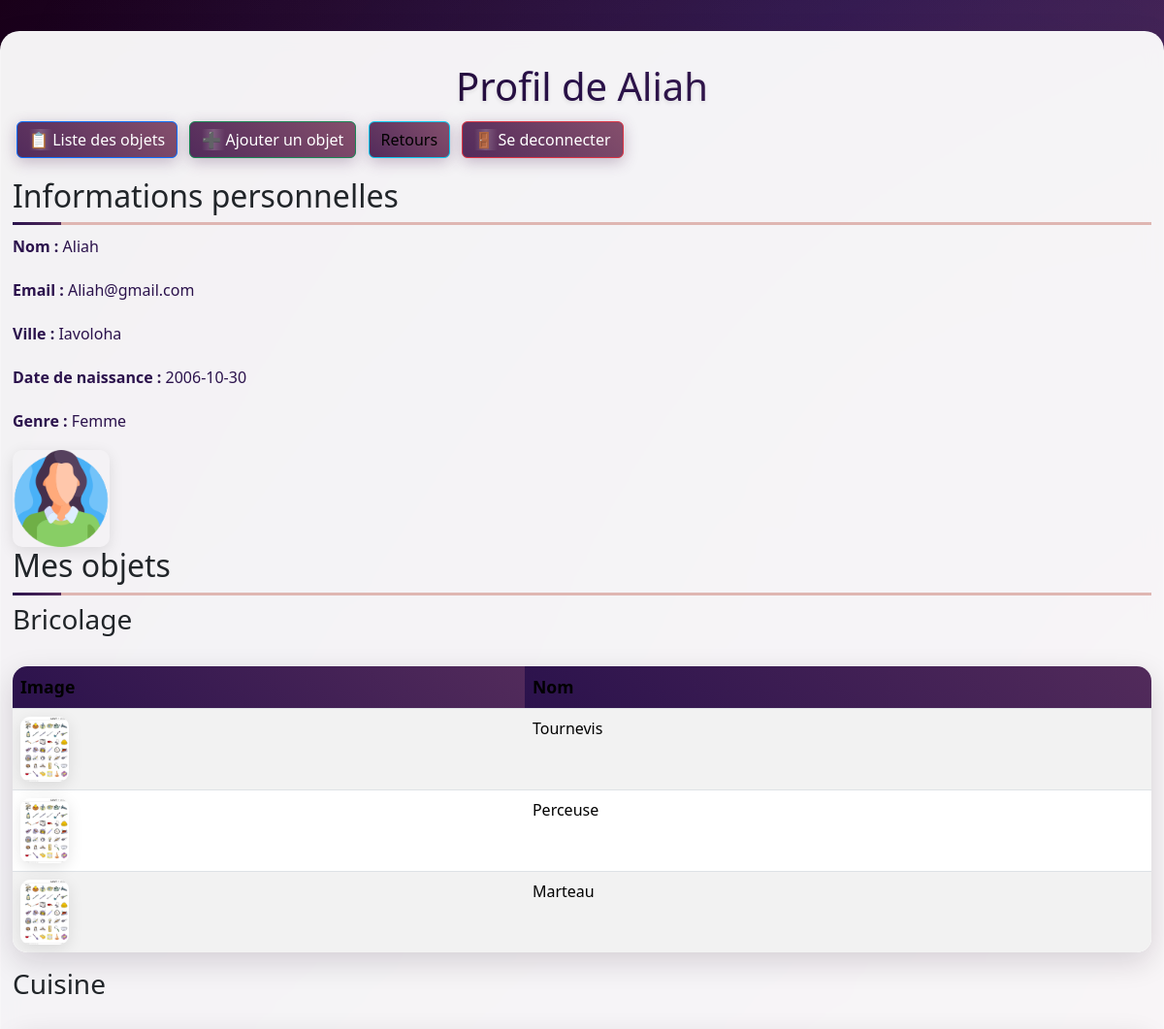
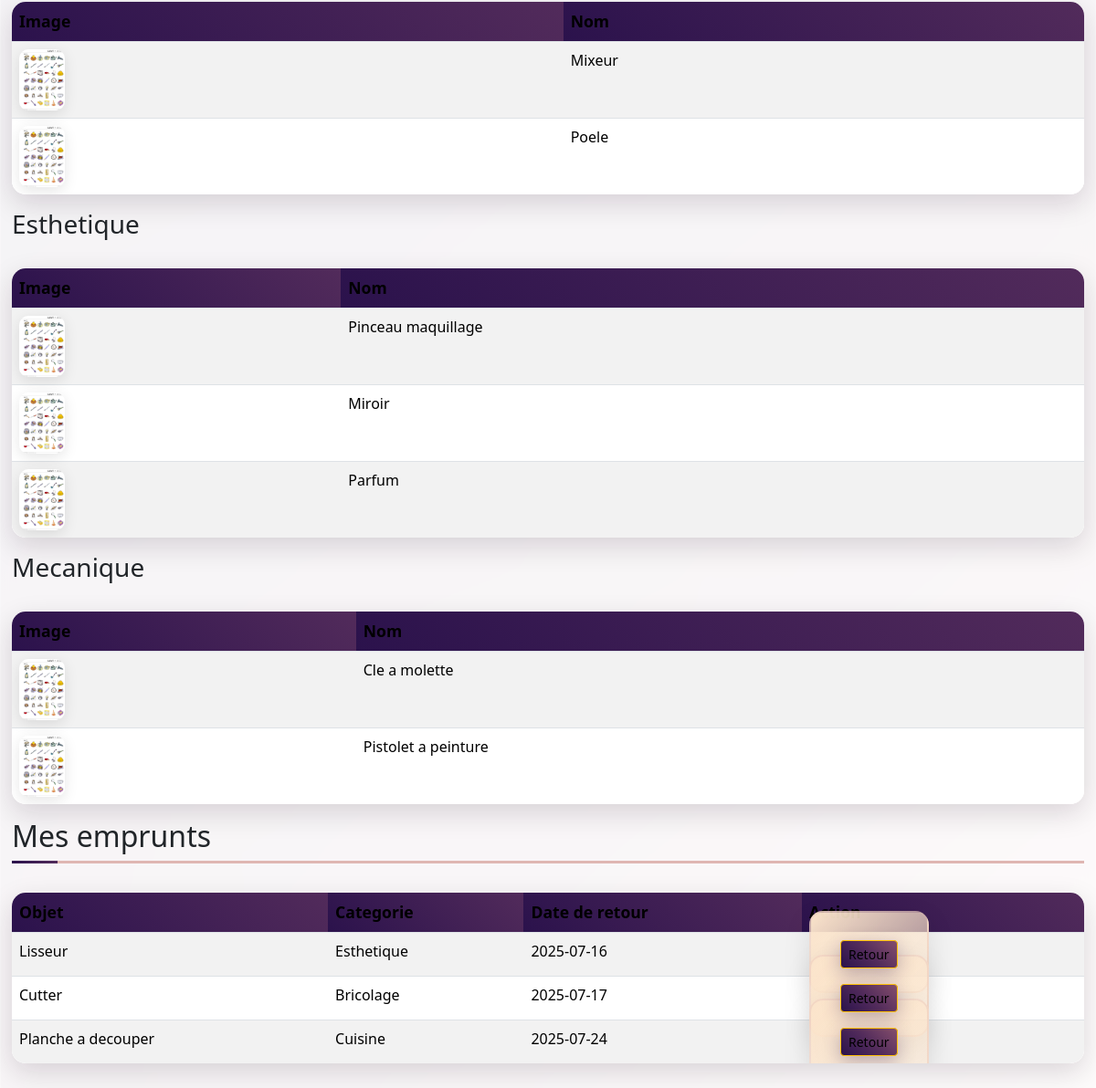
Page /PAGES/fiche_membre.php (signed in) on the committed database (2 pictures, top to bottom).
### tables this page shows
CREATE TABLE vmembre (
    id_membre INT PRIMARY KEY AUTO_INCREMENT,
    nom VARCHAR(50),
    date_naissance DATE,
    genre VARCHAR(10),
    mail VARCHAR(100) UNIQUE,
    ville VARCHAR(50),
    mdp VARCHAR(255),
    image_profil VARCHAR(255)
);

CREATE TABLE vobjet (
    id_objet INT PRIMARY KEY AUTO_INCREMENT,
    nom_objet VARCHAR(100),
    id_categorie INT,
    id_membre INT,
    FOREIGN KEY (id_categorie) REFERENCES vcategorie_objet(id_categorie),
    FOREIGN KEY (id_membre) REFERENCES vmembre(id_membre)
);

CREATE TABLE vemprunt (
    id_emprunt INT PRIMARY KEY AUTO_INCREMENT,
    id_objet INT,
    id_membre INT,
    date_emprunt DATE,
    date_retour DATE,
    FOREIGN KEY (id_objet) REFERENCES vobjet(id_objet),
    FOREIGN KEY (id_membre) REFERENCES vmembre(id_membre)
);

CREATE TABLE vcategorie_objet (
    id_categorie INT PRIMARY KEY AUTO_INCREMENT,
    nom_categorie VARCHAR(50)
);

### includes/fonctions.php (called while the page is built, shortened)
<?php
require_once 'connexion.php';
function obtenir_profil_et_objets($id_membre) {
    global $bdd;
    $id_membre = mysqli_real_escape_string($bdd, $id_membre);
    $requete_membre = "SELECT * FROM vmembre WHERE id_membre = '$id_membre'";
    $resultat_membre = mysqli_query($bdd, $requete_membre);
    $membre = mysqli_fetch_assoc($resultat_membre);
    $requete_objets = "SELECT
                           o.id_objet,
                           o.nom_objet,
                           c.nom_categorie,
                           o.image_principale
                       FROM vobjet o
                       JOIN vcategorie_objet c ON o.id_categorie = c.id_categorie
                       WHERE o.id_membre = '$id_membre'
                       ORDER BY c.nom_categorie";
    $resultat_objets = mysqli_query($bdd, $requete_objets);
    $objets = [];
    while ($row = mysqli_fetch_assoc($resultat_objets)) {
        $objets[$row['nom_categorie']][] = $row;
    }
    $requete_emprunts = "SELECT
                            o.id_objet,
                            o.nom_objet,
                            c.nom_categorie,
                            e.date_retour
                         FROM vemprunt e
                         JOIN vobjet o ON e.id_objet = o.id_objet
                         JOIN vcategorie_objet c ON o.id_categorie = c.id_categorie
                         WHERE e.id_membre = '$id_membre' AND e.date_retour >= CURDATE()
                         ORDER BY e.date_retour";
    $resultat_emprunts = mysqli_query($bdd, $requete_emprunts);
    $emprunts = [];
    while ($row = mysqli_fetch_assoc($resultat_emprunts)) {
        $emprunts[] = $row;
    }
    return ['membre' => $membre, 'objets' => $objets, 'emprunts' => $emprunts];
}
?>

### PAGES/fiche_membre.php (the view, shortened to what this page needs)
<?php
require_once '../includes/fonctions.php';
$profil = obtenir_profil_et_objets($_SESSION['id_membre']);
$membre = $profil['membre'];
$objets = $profil['objets'];
$emprunts = $profil['emprunts'];
?>
<!DOCTYPE html>
<html lang="fr">
<head>
    <link rel="stylesheet" href="../assets/styles.css">
    <link href="../bootstrap/css/bootstrap.min.css" rel="stylesheet">
</head>
<body>
    <div class="container wide">
        <h1>Profil de <?php echo htmlspecialchars($membre['nom']); ?></h1>
        <div class="mb-3">
            <a href="liste_objets.php" class="btn btn-primary">Liste des objets</a>
            <a href="ajouter_objet.php" class="btn btn-success">Ajouter un objet</a>
            <a href="liste_retours.php" class="btn btn-info">Retours</a>
            <a href="login.php" class="btn btn-danger">Se deconnecter</a>
        </div>
        <h2>Informations personnelles</h2>
        <p><strong>Nom :</strong> <?php echo htmlspecialchars($membre['nom']); ?></p>
        <p><strong>Email :</strong> <?php echo htmlspecialchars($membre['mail']); ?></p>
        <p><strong>Ville :</strong> <?php echo htmlspecialchars($membre['ville']); ?></p>
        <p><strong>Date de naissance :</strong> <?php echo htmlspecialchars($membre['date_naissance']); ?></p>
        <p><strong>Genre :</strong> <?php echo htmlspecialchars($membre['genre']); ?></p>
        <img src="<?php echo htmlspecialchars($membre['image_profil']); ?>" alt="Photo de profil" width="100" class="img-fluid">
        <h2>Mes objets</h2>
        <?php if (empty($objets)) { ?>
            <p class="alert alert-info">Vous n'avez aucun objet.</p>
        <?php } else { ?>
            <?php foreach ($objets as $categorie => $liste_objets) { ?>
                <h3><?php echo htmlspecialchars($categorie); ?></h3>
                <table class="table table-striped">
                    <thead>
                        <tr>
                            <th>Image</th>
                            <th>Nom</th>
                        </tr>
                    </thead>
                    <tbody>
                        <?php foreach ($liste_objets as $objet) { ?>
                            <tr>
                                <td><img src="<?php echo htmlspecialchars($objet['image_principale']); ?>" alt="Image principale" width="50" class="img-fluid"></td>
                                <td><?php echo htmlspecialchars($objet['nom_objet']); ?></td>
                            </tr>
                        <?php } ?>
                    </tbody>
                </table>
            <?php } ?>
        <?php } ?>
        <h2>Mes emprunts</h2>
        <?php if (empty($emprunts)) { ?>
            <p class="alert alert-info">Vous n'avez aucun emprunt en cours.</p>
        <?php } else { ?>
            <table class="table table-striped">
                <thead>
                    <tr>
                        <th>Objet</th>
                        <th>Categorie</th>
                        <th>Date de retour</th>
                        <th>Action</th>
                    </tr>
                </thead>
                <tbody>
                    <?php foreach ($emprunts as $emprunt) { ?>
                        <tr>
                            <td><?php echo htmlspecialchars($emprunt['nom_objet']); ?></td>
                            <td><?php echo htmlspecialchars($emprunt['nom_categorie']); ?></td>
                            <td><?php echo htmlspecialchars($emprunt['date_retour']); ?></td>
                            <td>
                                <?php if (!isset($_POST['confirmer_retour']) || $_POST['id_objet'] != $emprunt['id_objet']) { ?>
                                    <form method="POST" action="" class="d-inline">
                                        <button type="submit" name="confirmer_retour" class="btn btn-warning btn-sm">Retour</button>
                                    </form>
                                <?php } ?>
                            </td>
                        </tr>
                    <?php } ?>
                </tbody>
            </table>
        <?php } ?>
    </div>
</body>
</html>

### rows in the picture
vmembre: nom "Aliah", mail "Aliah@gmail.com", ville "Iavoloha", date_naissance "2006-10-30", genre "Femme", image_profil (picture)
vobjet: image_principale (placeholder picture), nom_objet "Tournevis"
vobjet: image_principale (placeholder picture), nom_objet "Perceuse"
vobjet: image_principale (placeholder picture), nom_objet "Marteau"
vobjet: image_principale (placeholder picture), nom_objet "Mixeur"
vobjet: image_principale (placeholder picture), nom_objet "Poele"
vobjet: image_principale (placeholder picture), nom_objet "Pinceau maquillage"
vobjet: image_principale (placeholder picture), nom_objet "Miroir"
vobjet: image_principale (placeholder picture), nom_objet "Parfum"
vobjet: image_principale (placeholder picture), nom_objet "Cle a molette"
vobjet: image_principale (placeholder picture), nom_objet "Pistolet a peinture"
vemprunt: id_objet.nom_objet "Lisseur", vcategorie_objet.nom_categorie "Esthetique", date_retour "2025-07-16"
vemprunt: id_objet.nom_objet "Cutter", vcategorie_objet.nom_categorie "Bricolage", date_retour "2025-07-17"
vemprunt: id_objet.nom_objet "Planche a decouper", vcategorie_objet.nom_categorie "Cuisine", date_retour "2025-07-24"

### other values in the picture
$categorie "Bricolage"
$categorie "Cuisine"
$categorie "Esthetique"
$categorie "Mecanique"
